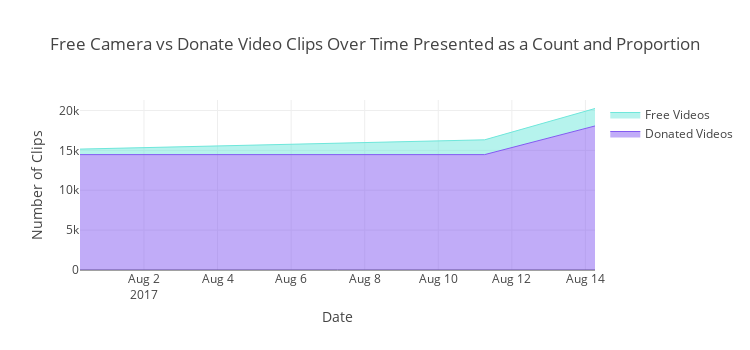

The notebook cell saved with this chart:
### Code cell
# Overall - Time series - Total clips by source (broken down by free/donated
import plotly.plotly as py
import plotly.graph_objs as go
import plotly.offline
from plotly.offline import init_notebook_mode, iplot
from operator import truediv

init_notebook_mode(connected=True)   


# Add original data
x=ts['timestamp'].tolist()

y0_org=ts['donated_video_count'].tolist()
y1_org=ts['free_video_count'].tolist()

# Add data to create cumulative stacked values
y0_stck=y0_org
y1_stck=[y0+y1 for y0, y1 in zip(y0_org, y1_org)]

# Create proper percentages for proportion of graph
y0_perc_gra=map(truediv, y0_org, y1_stck)
y0_perc_gra = [int(i * 100) for i in y0_perc_gra]

y1_perc_gra=map(truediv, y1_org, y1_stck)
y1_perc_gra = [int(i * 100) for i in y1_perc_gra]


# Make original values strings and add % for hover text
y0_txt=[str(y0)+'%' for y0 in y0_perc_gra]
y1_txt=[str(y1)+'%' for y1 in y1_perc_gra]

donated = go.Scatter(
    x=x,
    y=y0_stck,
    text=y0_txt,
    hoverinfo='x+text',
    mode='lines',
    line=dict(width=1,
              color='rgb(131, 90, 241)'),
    fill='tonexty',
    name='Donated Videos'
)
free = go.Scatter(
    x=x,
    y=y1_stck,
    text=y1_txt,
    hoverinfo='x+text',
    mode='lines',
    line=dict(width=1,
              color='rgb(111, 231, 219)'),
    fill='tonexty',
    name='Free Videos'
)

data = [donated, free]


layout = go.Layout(
    autosize=False,
    width=750,
    height=350,
    title='Free Camera vs Donate Video Clips Over Time Presented as a Count and Proportion',
    xaxis=dict(
        title='Date'),
    yaxis=dict(
        title='Number of Clips'),
    )
fig = go.Figure(data=data, layout=layout)

iplot(fig)

### Figure 1 — Plotly figure (JSON) as saved in the notebook; plotly's stock layout.template omitted (floating-point values rounded to 4 significant figures)
{"data": [{"fill": "tonexty", "hoverinfo": "x+text", "line": {"color": "rgb(131, 90, 241)", "width": 1}, "mode": "lines", "name": "Donated Videos", "text": ["95%", "90%", "88%", "89%"], "type": "scatter", "x": ["2017-07-31 06:15:01", "2017-08-07 18:12:00", "2017-08-11 06:15:02", "2017-08-14 06:15:01"], "y": [14465, 14465, 14465, 18058]}, {"fill": "tonexty", "hoverinfo": "x+text", "line": {"color": "rgb(111, 231, 219)", "width": 1}, "mode": "lines", "name": "Free Videos", "text": ["4%", "9%", "11%", "10%"], "type": "scatter", "x": ["2017-07-31 06:15:01", "2017-08-07 18:12:00", "2017-08-11 06:15:02", "2017-08-14 06:15:01"], "y": [15157, 15929, 16321, 20247]}], "layout": {"autosize": false, "height": 350, "title": "Free Camera vs Donate Video Clips Over Time Presented as a Count and Proportion", "width": 750, "xaxis": {"title": "Date"}, "yaxis": {"title": "Number of Clips"}}}
